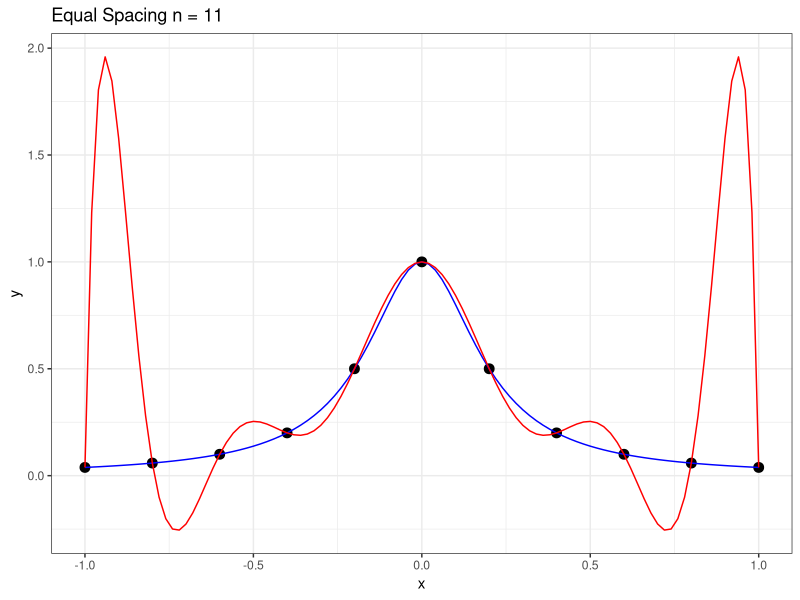

Reproduce this figure in R.
## ---- chunk 1
knitr::opts_chunk$set(echo = TRUE)
## ---- chunk 2
library(ggplot2)
library(polynom)
library(dplyr)
## ---- chunk 3
x = seq(-1,1, by = 0.2)
x

#The below is the runge function
y = 1/(1+25*x^2)
y
## ---- chunk 4
dat = data.frame(x = x, y = y)
dat
## ---- chunk 5
#polynomial interpolation function calculation
poly.calc(x, y)
## ---- chunk 6
#This is the runge function calculation
y_func <- function(x){
  return(1/(1+25*x^2))
}

#The polynomial interpolation function calculated above
polynomial_interpolant <- function(x, y){
  return(1 - 16.8552*x^2 + 123.3597*x^4 - 381.4338*x^6 + 494.9095*x^8 - 220.9417*x^10)
}


dat %>% ggplot(mapping = aes(x = x, y = y)) +
  geom_point(size=3) +
  geom_function(fun = y_func, color = 'blue') +
  geom_function(fun = polynomial_interpolant, colour = "red") +
  ggtitle("Equal Spacing n = 11") +
  theme_bw()
